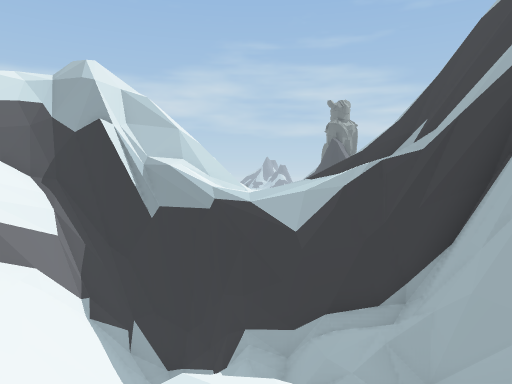
[1] (above)

15 first-person views from a walk through a 3-D level made in the Unity game engine. The camera is 1.3 m above the floor, tilts 2° down and sees 70° across. The floor is counted in squares, 2 m on a side. Each view is taken from the middle of a square. On the plan, view 1 faces up. The plan holds only what a view shows up to about 11 squares ahead; the rest is blank. The place goes on beyond the plan. The player character is not drawn.

[2]
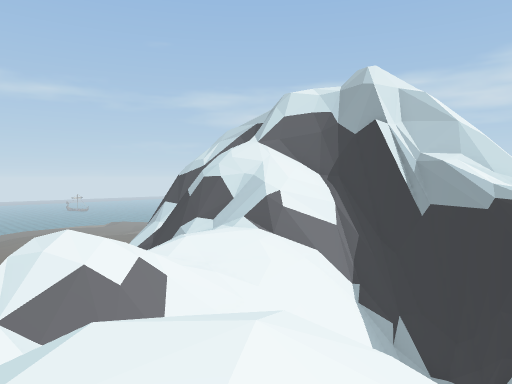

[3]
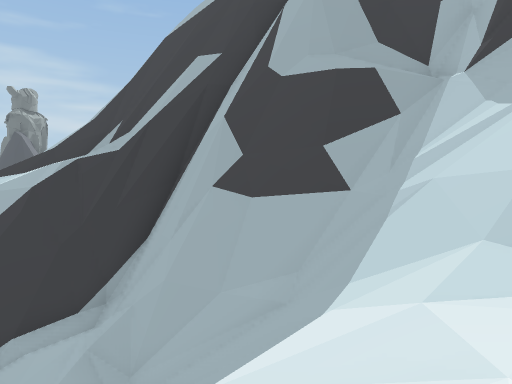

[4]
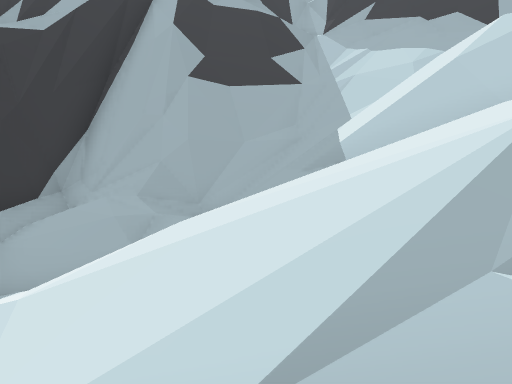

[5]
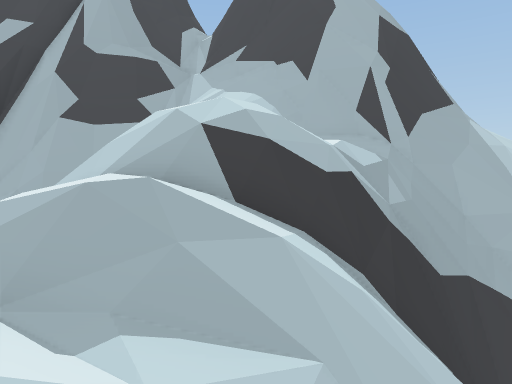

[6]
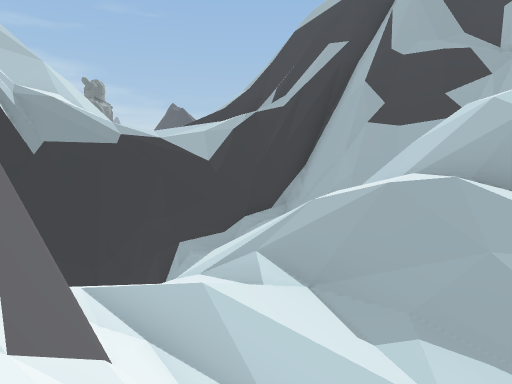

[7]
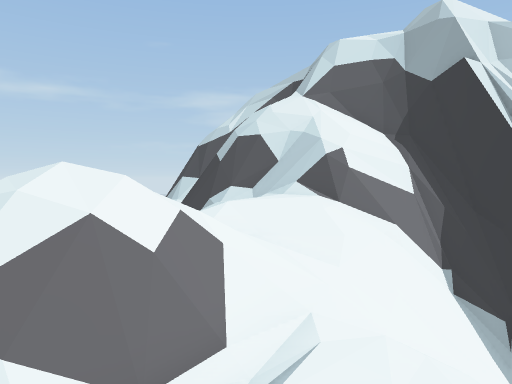

[8]
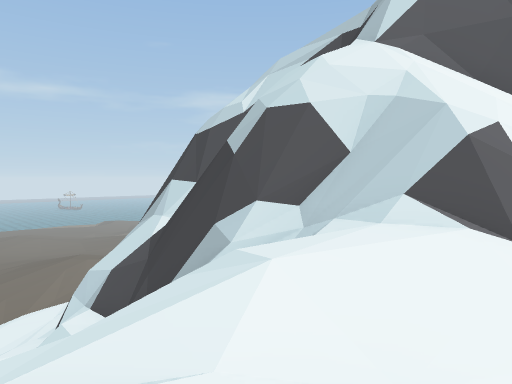

[9]
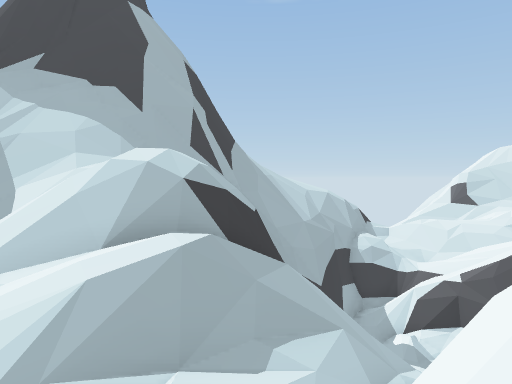

[10]
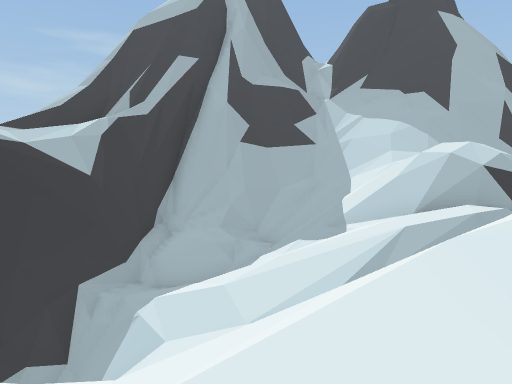

[11]
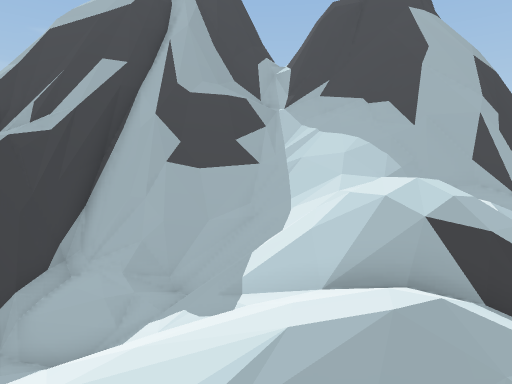

[12]
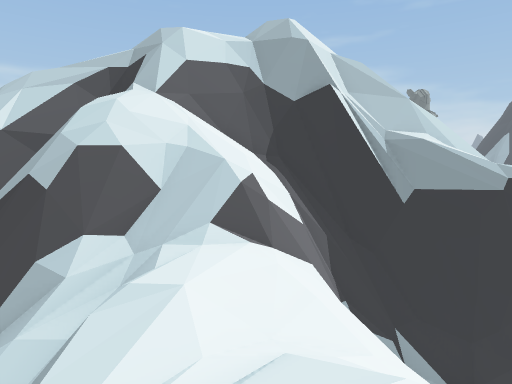

[13]
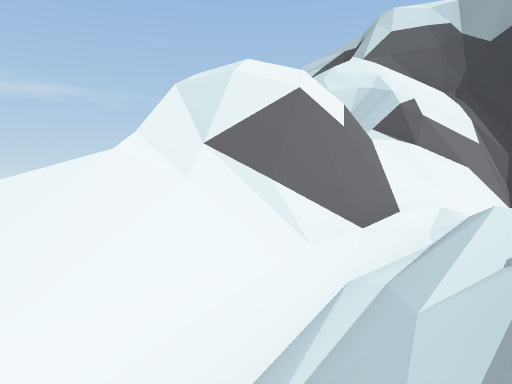

[14]
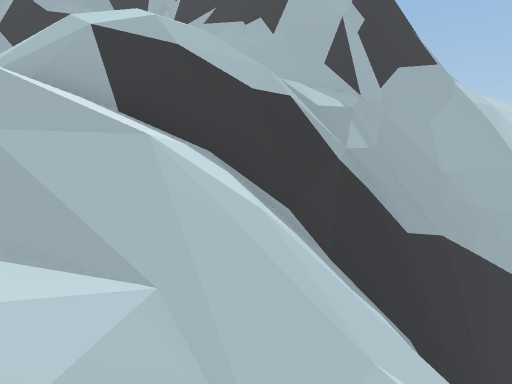

[15]
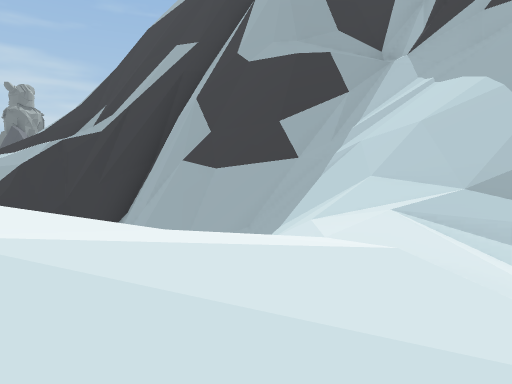

### Floor plan
Key: @ floor where view 1 was taken; # wall or solid block; . main floor; : floor 6 m higher than the main floor; + floor 7.25 m higher than the main floor; * floor 8 m higher than the main floor; / step, stairs or slope; = window, fence, low wall or low ledge; ^ raised ledge; v drop or lower ground.
Columns run from 12 left of view 1 to 8 right of it. Each row starts with its distance up from view 1.
 11       #####
 10       ##./###
  9    ^^#/##/ ###
  8  ^^#///////#/####
  7 ###=:///////////#
  6   #=///////////##
  5    v///=///////#####
  4    ////v///////###v##
  3       /v/////////#=/#
  2      /##/v/// //////#
  1      v/v/v/v/ /////##
  0       /=///=@*+////#
 -1       /////#///#==##
 -2         ///#v//####
 -3              #/##

Where each view was taken, in squares from view 1:
view 1: 0 up, 0 right, facing up
view 2: 0 up, 1 right, facing up-left
view 3: 0 up, 0 right, facing up-right
view 4: 4 up, 4 left, facing right
view 5: 0 up, 6 left, facing right
view 6: 0 up, 6 left, facing up-right
view 7: 1 up, 2 left, facing up-left
view 8: 4 up, 6 left, facing up-left
view 9: 4 up, 6 left, facing down-right
view 10: 5 up, 8 left, facing right
view 11: 3 up, 6 left, facing right
view 12: 2 up, 7 left, facing up
view 13: 1 down, 3 left, facing up-left
view 14: 1 down, 5 left, facing right
view 15: 1 down, 0 right, facing up-right
